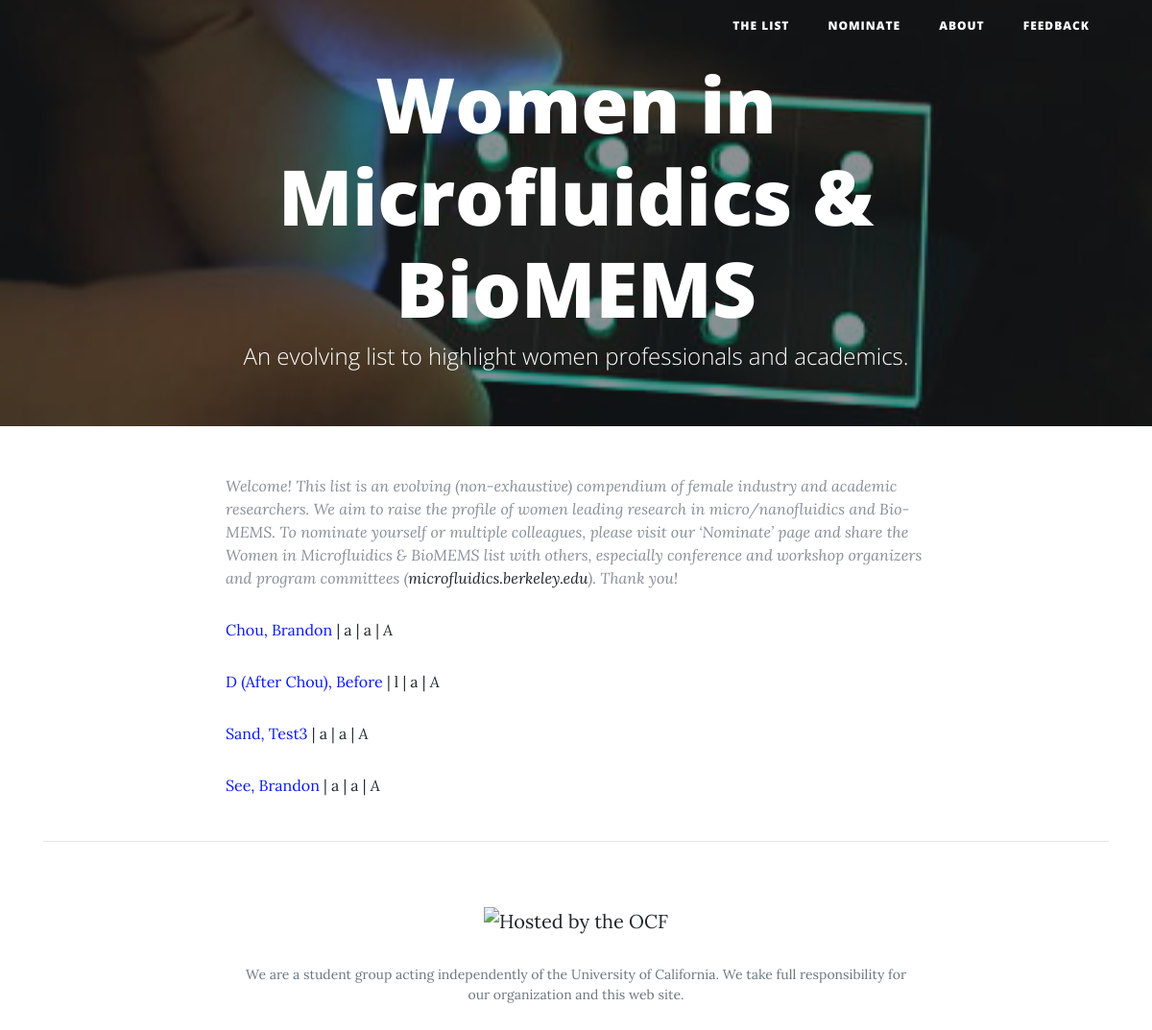
The app's page /, older data.
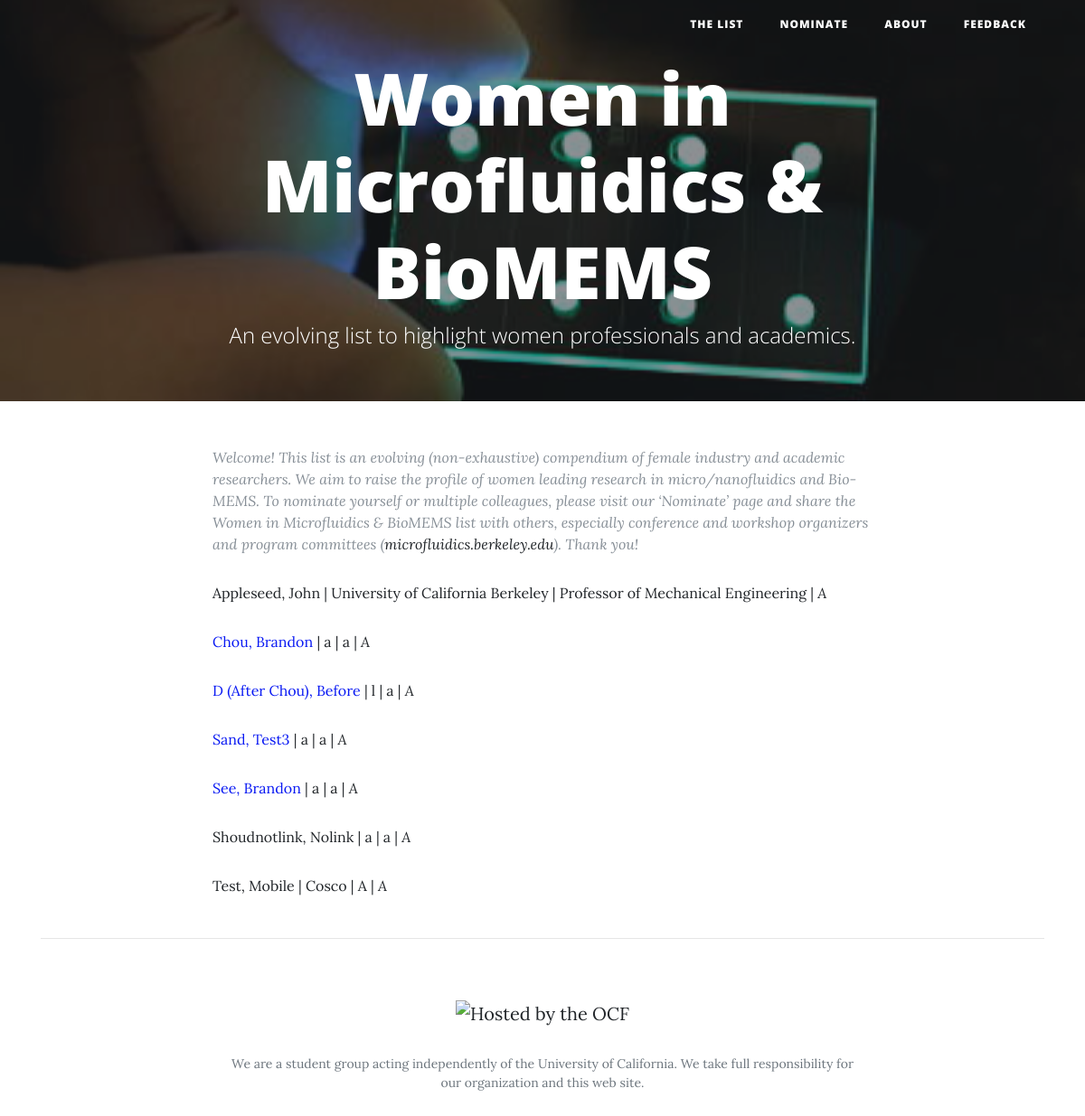
The same page, newer data.
### researchers/models.py (models this page shows)
class Researcher(models.Model):
    LEVELS_CHOICES = [('Assistant Professor', 'Assistant Professor'), ('Associate Professor', 'Associate Professor'), ('Full Professor', 'Full Professor'), ('Senior Industry Scientist', 'Senior Industry Scientist')]
    firstname = models.CharField(max_length=200)
    lastname = models.CharField(max_length=200, default="N/A")
    fullname = models.CharField(max_length=200,default="N/A")
    email = models.CharField(max_length=200)
    institution = models.CharField(max_length=200)
    position = models.CharField(max_length=200)
    country = models.CharField(max_length=200)
    website_link = models.CharField(max_length=200,default="N/A")
    level = models.CharField(choices=LEVELS_CHOICES, blank=True, max_length=200)
    des = models.CharField(max_length=200)

### researchers/views.py (the view)
# urls.py: 2. Add a URL to urlpatterns:  url(r'^$', views.home, name='home')
def home(request):
    r = Researcher.objects.all().order_by('lastname')
    return render(request, 'home.html', {'researcher': r})

### researchers/templates/home.html (shortened to what this page needs)
{% extends "base.html" %}
{% load static %}
{% block content %}
<div style="
	    font-size: 0px;
	    ">
<div class="post-preview">
  <p class="post-meta">
  Welcome! This list is an evolving (non-exhaustive) compendium of female industry and academic researchers. We aim to raise the profile of women leading research in micro/nanofluidics and Bio-MEMS. To nominate yourself or multiple colleagues, please visit our ‘Nominate’ page and share the Women in Microfluidics & BioMEMS list with others, especially conference and workshop organizers and program committees (<a href="http://microfluidics.berkeley.edu">microfluidics.berkeley.edu</a>). Thank you! </p>
  <br>
</div>
<div>
  {% for r in researcher %}
    <div class="researcher">
	{% if r.website_link != "N/A" and r.website_link != "" %}
	<p><a class="researcherwebname" href="{{ r.website_link }}">{{ r.fullname|title}}</a> | {{ r.institution }} | {{r.position}} | <i>{{ r.des|capfirst }}</i></p>
	{% else %}
	<p> {{ r.fullname|title}} | {{ r.institution }} | {{r.position}} | <i>{{ r.des|capfirst }}</i></p>
	{% endif %}
    </div>
  {% endfor %}
</div>
{% endblock %}

Row changes from the older to the newer data that the page shows:
added Researcher: fullname "Appleseed, John", institution "University of California Berkeley", position "Professor of Mechanical Engineering", des "A"
added Researcher: fullname "Shoudnotlink, Nolink", institution "a", position "a", des "A"
added Researcher: fullname "Test, Mobile", institution "Cosco", position "A", des "A"
